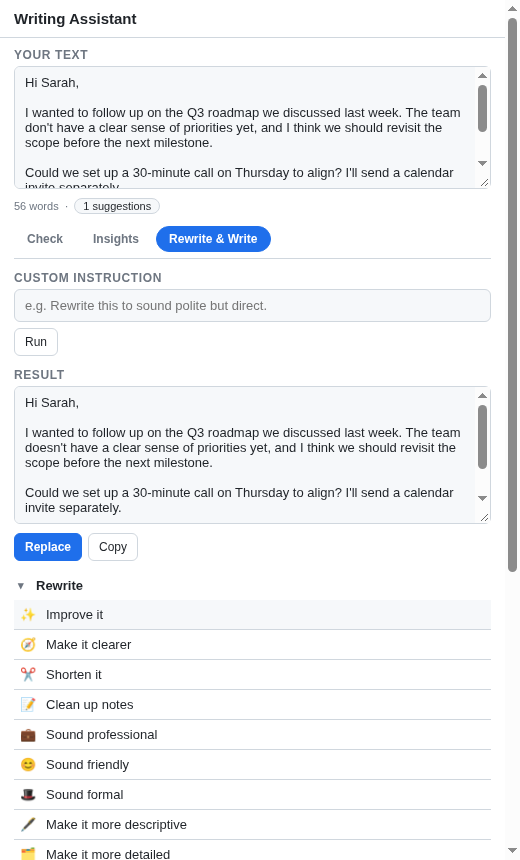
#> input picture test-evidence/B-08b-panel-rewrite.png, 520 x 860 px, found by its file name
$ python compose-shot1.py
#> lines starting #> are read from the running program, lines starting #| are printed output that depends on the picture
#!/usr/bin/env python3
"""Compose store shot 1: the REAL-AI panel rewrite capture from the
24/24 evidence campaign (B-08b-panel-rewrite.png, 520x860) presented on
a neutral 1280x800 backdrop — the Chrome Web Store screenshot format.

All UI pixels are genuine product output; the backdrop is presentation
chrome only. Run: test-lab/.venv/bin/python test-lab/compose-shot1.py
"""
import os
from PIL import Image

ROOT = "/home/z/audit-repo"
SRC = os.path.join(ROOT, "test-evidence", "B-08b-panel-rewrite.png")
DST = os.path.join(ROOT, "test-evidence", "store", "store-1-sidepanel-rewrite.png")

W, H = 1280, 800
BG = (247, 246, 243)        # warm paper white
PANEL_H = 720
BORDER = (212, 212, 210)
SHADOW = (225, 224, 220)

panel = Image.open(SRC).convert("RGB")
#> panel is the input picture: PIL image 520x860 RGB; mean R, G, B 241.3, 242.8, 244.8
pw = round(panel.width * PANEL_H / panel.height)
#> pw = 435
ph = PANEL_H
panel = panel.resize((pw, ph), Image.LANCZOS)
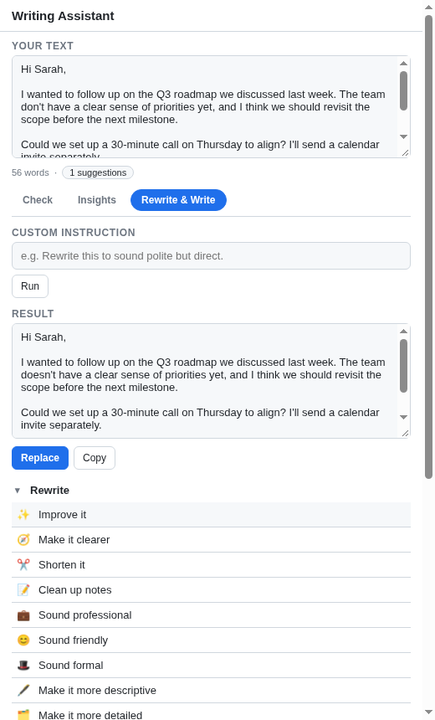
#> panel: PIL image 435x720 RGB; mean R, G, B 240.9, 242.5, 244.4

canvas = Image.new("RGB", (W, H), BG)
x = (W - pw) // 2
#> x = 422
y = (H - ph) // 2

# soft shadow + border + panel
canvas.paste(Image.new("RGB", (pw, ph), SHADOW), (x + 5, y + 6))
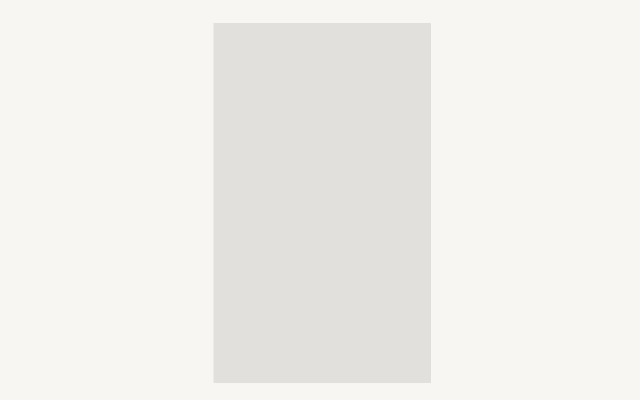
#> canvas: PIL image 1280x800 RGB (shown at 1/2 size); mean R, G, B 240.3, 239.3, 236
canvas.paste(Image.new("RGB", (pw, ph), BORDER), (x - 1, y - 1))
canvas.paste(panel, (x, y))
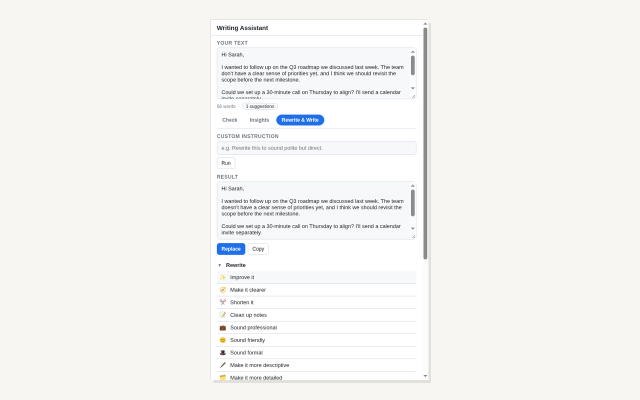
#> canvas: PIL image 1280x800 RGB (shown at 1/2 size); mean R, G, B 245, 244.8, 243.3

os.makedirs(os.path.dirname(DST), exist_ok=True)
canvas.save(DST)
print(f"wrote {DST} ({canvas.width}x{canvas.height})")
#| wrote /home/z/audit-repo/test-evidence/store/store-1-sidepanel-rewrite.png (1280x800)
